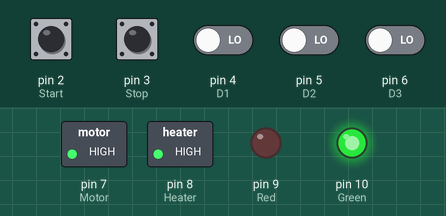
The sketch below on a simulated Arduino Uno, built with avr-gcc and run on an emulated ATmega328P. Shown: switched loads named in the sketch (green lamp = pin HIGH), output pins drawn as LEDs (lit = HIGH). Inputs (shaded band) come from the test bench; at power-on: pin 2 (Start), pin 3 (Stop) HIGH, pin 4 (D1), pin 5 (D2), pin 6 (D3) LOW. What the sketch prints to the serial monitor is not drawn.

Above: at 1.2 s.
1.3 s: pin 5 (D2) driven HIGH
At 1.7 s:
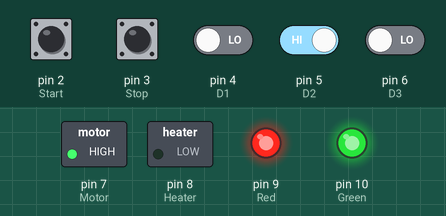
7.8 s: pin 5 (D2) driven LOW
10.8 s: pin 2 (Start) pulled LOW for 1 s
At 13.0 s:
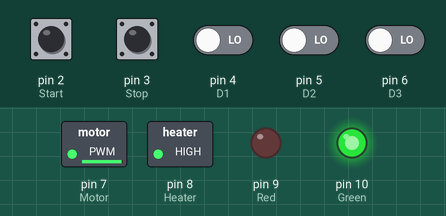
13.3 s: pin 3 (Stop) pulled LOW for 1 s
At 14.1 s:
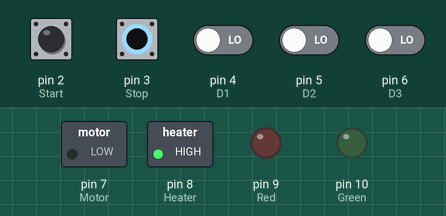
15.8 s: pin 3 (Stop) pulled LOW for 0.15 s
At 16.3 s:
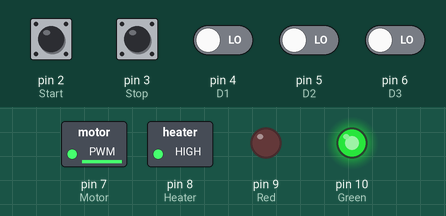
17.4 s: pin 5 (D2) driven HIGH
At 23.7 s:
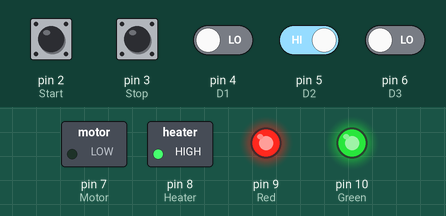
Timing chart, 0 to 33.9 s (numbered marks = the images above; inputs shaded):
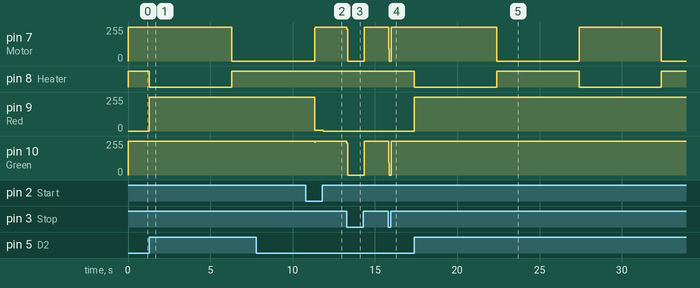

Measured:
- after the input at 1.3 s, pin 7 (Motor): 255/255 → 0/255 after 5.0 s; pin 8 (Heater): HIGH → LOW at once, → HIGH 5.0 s later; pin 9 (Red): 0/255 → 255/255 at once
- after the input at 7.8 s, every drawn part: stays the same
- after the input at 10.8 s, pin 7 (Motor): 0/255 → 252/255 after 0.54 s; pin 9 (Red): 255/255 → 4/255 after 0.54 s, → 0/255 0.52 s later; pin 10 (Green): 255/255 → 252/255 after 0.54 s
- after the input at 13.3 s, pin 7 (Motor), pin 10 (Green): 252/255 → 0/255 at once, → 253/255 1.0 s later
- after the input at 15.8 s, pin 7 (Motor), pin 10 (Green): 253/255 → 0/255 at once, → 253/255 0.17 s later
- after the input at 17.4 s, pin 7 (Motor): alternates 255/255 for 5.0 s and 0/255 for 5.0 s, starting at once; pin 8 (Heater): alternates HIGH for 5.0 s and LOW for 5.0 s, starting at once; pin 9 (Red): 0/255 → 255/255 at once; pin 10 (Green): 253/255 → 255/255 at once

The sketch:

Project_5.2.2022.ino
```cpp
void setup() {
#define Start 2
#define Stop 3
#define D1 4
#define D2 5
#define D3 6
#define Motor 7
#define Heater 8
#define Red 9
#define Green 10
  pinMode(Start, INPUT_PULLUP);
  pinMode(Stop, INPUT_PULLUP);
  pinMode(D1, INPUT);
  pinMode(D2, INPUT);
  pinMode(D3, INPUT);
  pinMode(Motor, OUTPUT);
  pinMode(Heater, OUTPUT);
  pinMode(Red, OUTPUT);
  pinMode(Green, OUTPUT);
  digitalWrite(Motor, HIGH);
  digitalWrite(Heater, HIGH);
  digitalWrite(Red, HIGH);
  digitalWrite(Green, LOW);
  Serial.begin(9600);
}
int count1 = 0,stat, count3 = 0;
void loop() {
  Serial.println(digitalRead(D2));
  if (digitalRead(Start) == 0)
  {
    digitalWrite(Motor, LOW);
    digitalWrite(Green, LOW);
    digitalWrite(Red, HIGH);
  }
  if (digitalRead(D1) == 1)
  {
    count1 += 1;
  }
  if (digitalRead(D2) == 1)
  {
    digitalWrite(Motor, HIGH);
    digitalWrite(Green, HIGH);
    digitalWrite(Red, HIGH);
    digitalWrite(Heater, LOW);
    delay(5000);
    digitalWrite(Motor, LOW);
    digitalWrite(Heater, HIGH);
    delay(5000);
    stat = 1;
  }
  if (stat == 1)
  {
    digitalWrite(Motor, LOW);
    digitalWrite(Green, LOW);
    digitalWrite(Red, LOW);

  }
  if (digitalRead(D3) == 1)
  {
    count3 += 1 ;
  }
  if (count1 - count3 > 7)
  {
    digitalWrite(Motor, HIGH);
    digitalWrite(Green, HIGH);
    digitalWrite(Red, LOW);
  }


  if (digitalRead(Stop) == 1)
  {
    digitalWrite(Motor, HIGH);
    digitalWrite(Green, HIGH);
    digitalWrite(Red, LOW);
  }

}
```
